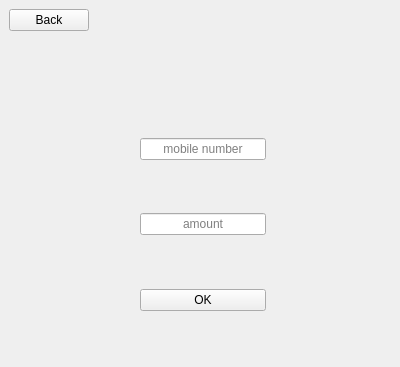
<?xml version="1.0" encoding="UTF-8"?>
<ui version="4.0">
 <class>StackedWidget</class>
 <widget class="QStackedWidget" name="StackedWidget">
  <property name="geometry">
   <rect>
    <x>0</x>
    <y>0</y>
    <width>400</width>
    <height>367</height>
   </rect>
  </property>
  <property name="sizePolicy">
   <sizepolicy hsizetype="MinimumExpanding" vsizetype="MinimumExpanding">
    <horstretch>0</horstretch>
    <verstretch>0</verstretch>
   </sizepolicy>
  </property>
  <property name="windowTitle">
   <string>StackedWidget</string>
  </property>
  <property name="currentIndex">
   <number>1</number>
  </property>
  <widget class="QWidget" name="company_page">
   <layout class="QGridLayout" name="gridLayout">
    <item row="0" column="0">
     <widget class="QPushButton" name="pushButton_5">
      <property name="sizePolicy">
       <sizepolicy hsizetype="Maximum" vsizetype="Maximum">
        <horstretch>0</horstretch>
        <verstretch>0</verstretch>
       </sizepolicy>
      </property>
      <property name="text">
       <string>Back</string>
      </property>
     </widget>
    </item>
    <item row="1" column="3">
     <widget class="QPushButton" name="pushButton">
      <property name="sizePolicy">
       <sizepolicy hsizetype="Expanding" vsizetype="Expanding">
        <horstretch>0</horstretch>
        <verstretch>0</verstretch>
       </sizepolicy>
      </property>
      <property name="text">
       <string/>
      </property>
      <property name="icon">
       <iconset>
        <normaloff>resources/Orange_Logo.png</normaloff>resources/Orange_Logo.png</iconset>
      </property>
      <property name="iconSize">
       <size>
        <width>180</width>
        <height>170</height>
       </size>
      </property>
     </widget>
    </item>
    <item row="3" column="3">
     <widget class="QPushButton" name="pushButton_3">
      <property name="sizePolicy">
       <sizepolicy hsizetype="Expanding" vsizetype="Expanding">
        <horstretch>0</horstretch>
        <verstretch>0</verstretch>
       </sizepolicy>
      </property>
      <property name="text">
       <string/>
      </property>
      <property name="icon">
       <iconset>
        <normaloff>resources/We_Logo.png</normaloff>resources/We_Logo.png</iconset>
      </property>
      <property name="iconSize">
       <size>
        <width>100</width>
        <height>150</height>
       </size>
      </property>
     </widget>
    </item>
    <item row="3" column="0">
     <widget class="QPushButton" name="pushButton_4">
      <property name="sizePolicy">
       <sizepolicy hsizetype="Expanding" vsizetype="Expanding">
        <horstretch>0</horstretch>
        <verstretch>0</verstretch>
       </sizepolicy>
      </property>
      <property name="text">
       <string/>
      </property>
      <property name="icon">
       <iconset>
        <normaloff>resources/ET_Logo.png</normaloff>resources/ET_Logo.png</iconset>
      </property>
      <property name="iconSize">
       <size>
        <width>150</width>
        <height>150</height>
       </size>
      </property>
     </widget>
    </item>
    <item row="1" column="0">
     <widget class="QPushButton" name="pushButton_2">
      <property name="sizePolicy">
       <sizepolicy hsizetype="Expanding" vsizetype="Expanding">
        <horstretch>0</horstretch>
        <verstretch>0</verstretch>
       </sizepolicy>
      </property>
      <property name="text">
       <string/>
      </property>
      <property name="icon">
       <iconset>
        <normaloff>resources/vodafone_Logo.png</normaloff>resources/vodafone_Logo.png</iconset>
      </property>
      <property name="iconSize">
       <size>
        <width>180</width>
        <height>100</height>
       </size>
      </property>
     </widget>
    </item>
   </layout>
  </widget>
  <widget class="QWidget" name="send_mony_page">
   <layout class="QGridLayout" name="gridLayout_2">
    <item row="15" column="3">
     <widget class="QPushButton" name="pushButton_7">
      <property name="text">
       <string>OK</string>
      </property>
     </widget>
    </item>
    <item row="0" column="0">
     <widget class="QPushButton" name="pushButton_6">
      <property name="sizePolicy">
       <sizepolicy hsizetype="Maximum" vsizetype="Fixed">
        <horstretch>0</horstretch>
        <verstretch>0</verstretch>
       </sizepolicy>
      </property>
      <property name="text">
       <string>Back</string>
      </property>
     </widget>
    </item>
    <item row="1" column="3">
     <widget class="QLabel" name="label">
      <property name="sizePolicy">
       <sizepolicy hsizetype="Minimum" vsizetype="MinimumExpanding">
        <horstretch>0</horstretch>
        <verstretch>0</verstretch>
       </sizepolicy>
      </property>
      <property name="maximumSize">
       <size>
        <width>170</width>
        <height>140</height>
       </size>
      </property>
      <property name="frameShape">
       <enum>QFrame::NoFrame</enum>
      </property>
      <property name="frameShadow">
       <enum>QFrame::Sunken</enum>
      </property>
      <property name="midLineWidth">
       <number>1</number>
      </property>
      <property name="textFormat">
       <enum>Qt::AutoText</enum>
      </property>
      <property name="pixmap">
       <pixmap resource="resources/images.qrc">:/logo/ET_Logo.png</pixmap>
      </property>
      <property name="scaledContents">
       <bool>true</bool>
      </property>
      <property name="alignment">
       <set>Qt::AlignCenter</set>
      </property>
      <property name="textInteractionFlags">
       <set>Qt::NoTextInteraction</set>
      </property>
     </widget>
    </item>
    <item row="7" column="3">
     <widget class="QLineEdit" name="lineEdit">
      <property name="inputMask">
       <string>00000000000</string>
      </property>
      <property name="maxLength">
       <number>11</number>
      </property>
      <property name="alignment">
       <set>Qt::AlignCenter</set>
      </property>
      <property name="placeholderText">
       <string>mobile number</string>
      </property>
      <property name="clearButtonEnabled">
       <bool>true</bool>
      </property>
     </widget>
    </item>
    <item row="1" column="4">
     <spacer name="horizontalSpacer">
      <property name="orientation">
       <enum>Qt::Horizontal</enum>
      </property>
      <property name="sizeHint" stdset="0">
       <size>
        <width>40</width>
        <height>20</height>
       </size>
      </property>
     </spacer>
    </item>
    <item row="9" column="3">
     <widget class="QLineEdit" name="lineEdit_2">
      <property name="inputMask">
       <string>0000</string>
      </property>
      <property name="alignment">
       <set>Qt::AlignCenter</set>
      </property>
      <property name="placeholderText">
       <string>amount</string>
      </property>
     </widget>
    </item>
    <item row="1" column="0">
     <spacer name="horizontalSpacer_2">
      <property name="orientation">
       <enum>Qt::Horizontal</enum>
      </property>
      <property name="sizeHint" stdset="0">
       <size>
        <width>40</width>
        <height>20</height>
       </size>
      </property>
     </spacer>
    </item>
    <item row="16" column="3">
     <spacer name="verticalSpacer_2">
      <property name="orientation">
       <enum>Qt::Vertical</enum>
      </property>
      <property name="sizeHint" stdset="0">
       <size>
        <width>20</width>
        <height>40</height>
       </size>
      </property>
     </spacer>
    </item>
    <item row="10" column="3">
     <spacer name="verticalSpacer_5">
      <property name="orientation">
       <enum>Qt::Vertical</enum>
      </property>
      <property name="sizeHint" stdset="0">
       <size>
        <width>20</width>
        <height>40</height>
       </size>
      </property>
     </spacer>
    </item>
    <item row="8" column="3">
     <spacer name="verticalSpacer_4">
      <property name="orientation">
       <enum>Qt::Vertical</enum>
      </property>
      <property name="sizeHint" stdset="0">
       <size>
        <width>20</width>
        <height>40</height>
       </size>
      </property>
     </spacer>
    </item>
    <item row="2" column="3">
     <spacer name="verticalSpacer">
      <property name="orientation">
       <enum>Qt::Vertical</enum>
      </property>
      <property name="sizeHint" stdset="0">
       <size>
        <width>20</width>
        <height>40</height>
       </size>
      </property>
     </spacer>
    </item>
    <item row="7" column="0">
     <spacer name="horizontalSpacer_3">
      <property name="orientation">
       <enum>Qt::Horizontal</enum>
      </property>
      <property name="sizeHint" stdset="0">
       <size>
        <width>40</width>
        <height>20</height>
       </size>
      </property>
     </spacer>
    </item>
    <item row="9" column="0">
     <spacer name="horizontalSpacer_4">
      <property name="orientation">
       <enum>Qt::Horizontal</enum>
      </property>
      <property name="sizeHint" stdset="0">
       <size>
        <width>40</width>
        <height>20</height>
       </size>
      </property>
     </spacer>
    </item>
    <item row="15" column="0">
     <spacer name="horizontalSpacer_5">
      <property name="orientation">
       <enum>Qt::Horizontal</enum>
      </property>
      <property name="sizeHint" stdset="0">
       <size>
        <width>40</width>
        <height>20</height>
       </size>
      </property>
     </spacer>
    </item>
    <item row="7" column="4">
     <spacer name="horizontalSpacer_6">
      <property name="orientation">
       <enum>Qt::Horizontal</enum>
      </property>
      <property name="sizeHint" stdset="0">
       <size>
        <width>40</width>
        <height>20</height>
       </size>
      </property>
     </spacer>
    </item>
    <item row="9" column="4">
     <spacer name="horizontalSpacer_7">
      <property name="orientation">
       <enum>Qt::Horizontal</enum>
      </property>
      <property name="sizeHint" stdset="0">
       <size>
        <width>40</width>
        <height>20</height>
       </size>
      </property>
     </spacer>
    </item>
    <item row="15" column="4">
     <spacer name="horizontalSpacer_8">
      <property name="orientation">
       <enum>Qt::Horizontal</enum>
      </property>
      <property name="sizeHint" stdset="0">
       <size>
        <width>40</width>
        <height>20</height>
       </size>
      </property>
     </spacer>
    </item>
   </layout>
  </widget>
 </widget>
 <resources>
  <include location="resources/images.qrc"/>
 </resources>
 <connections/>
</ui>
